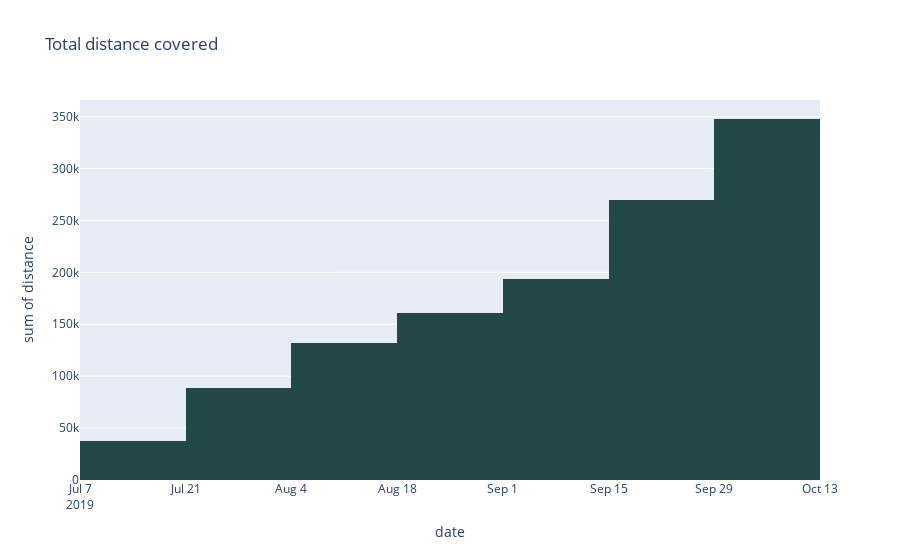

Notebook code for this chart:
### Markdown cell above
Total distance covered by Chris from 8th Jul to 3th Oct.

### Code cell
##fig = go.Figure(data=[go.Histogram(y=df['distance'], x = df['date'], cumulative_enabled=True)]) 
##fig.show()

px.histogram(distance_date,
            y = 'distance',
            x = 'date', 
            title = 'Total distance covered', 
            color_discrete_sequence=["#244747"],  
            cumulative = True)

### Figure 1 — Plotly figure (JSON) as saved in the notebook; plotly's stock layout.template omitted (floating-point values rounded to 4 significant figures)
{"data": [{"alignmentgroup": "True", "bingroup": "x", "cumulative": {"enabled": true}, "histfunc": "sum", "hovertemplate": "date=%{x}<br>sum of distance=%{y}<extra></extra>", "legendgroup": "", "marker": {"color": "#244747", "pattern": {"shape": ""}}, "name": "", "offsetgroup": "", "orientation": "v", "showlegend": false, "type": "histogram", "x": ["2019-07-08", "2019-07-10", "2019-07-12", "2019-07-14", "2019-07-16", "2019-07-17", "2019-07-18", "2019-07-20", "2019-07-21", "2019-07-22", "2019-07-23", "2019-07-24", "2019-07-25", "2019-07-26", "2019-07-27", "2019-07-28", "2019-07-29", "2019-07-30", "2019-07-31", "2019-08-01", "2019-08-02", "2019-08-03", "2019-08-04", "2019-08-05", "2019-08-06", "2019-08-07", "2019-08-08", "2019-08-09", "2019-08-10", "2019-08-11", "2019-08-12", "2019-08-14", "2019-08-17", "2019-08-18", "2019-08-20", "2019-08-21", "2019-08-23", "2019-08-24", "2019-08-28", "2019-08-31", "2019-09-12", "2019-09-14", "2019-09-15", "2019-09-16", "2019-09-23", "2019-09-25", "2019-09-28", "2019-09-30", "2019-10-03"], "xaxis": "x", "y": [2617.0, 849.9, 7474.0, 8472.0, 1705.0, 5093.0, 5262.0, 6446.0, 2649.0, 2707.0, 3700.0, 3905.0, 1915.0, 10080.0, 3524.0, 4211.0, 3671.0, 5537.0, 2706.0, 2467.0, 1004.0, 2510.0, 6436.0, 2506.0, 2586.0, 3615, 3485, 2545.0, 5386.0, 5067.0, 1613.0, 5215.0, 5016.0, 2516.0, 5036.0, 5220.0, 6003.0, 2884.0, 2097.0, 5006.0, 10940.0, 21590.0, 7346.0, 28580.0, 13010.0, 15610.0, 12160.0, 39010.0, 38650.0], "yaxis": "y"}], "layout": {"autosize": true, "barmode": "relative", "legend": {"tracegroupgap": 0}, "title": {"text": "Total distance covered"}, "xaxis": {"anchor": "y", "autorange": true, "domain": [0, 1], "range": ["2019-07-07", "2019-10-13"], "title": {"text": "date"}, "type": "date"}, "yaxis": {"anchor": "x", "autorange": true, "domain": [0, 1], "range": [0, 365900.0], "title": {"text": "sum of distance"}, "type": "linear"}}}
